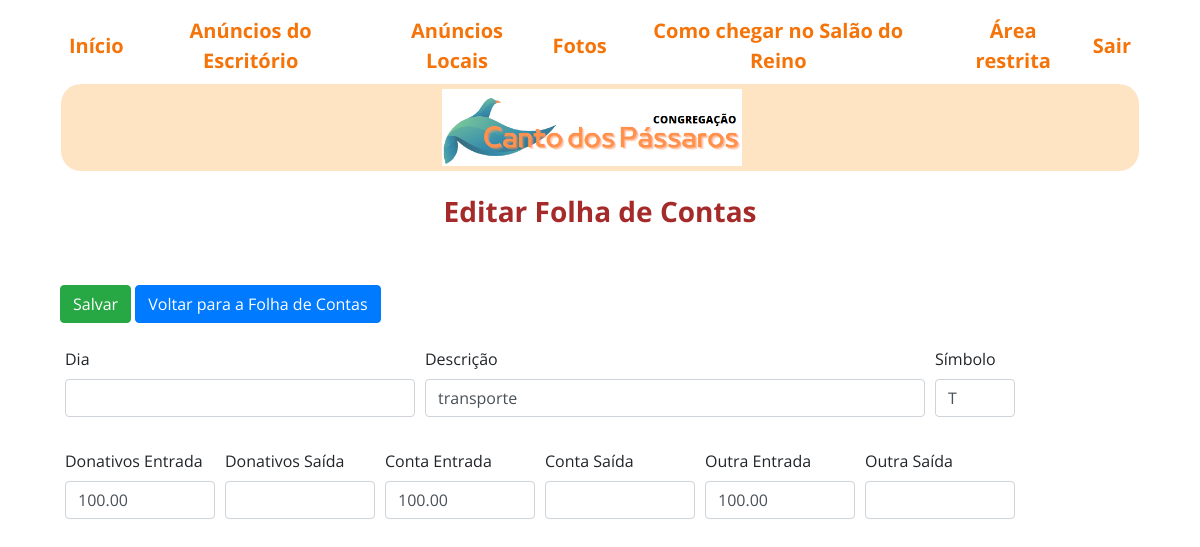
Screenshot of /contas/editar_fc/1 (signed in) with the database file from the repository.
### contas/models.py (models this page shows)
class Contas(models.Model):
    dia = models.IntegerField(blank=True, null=True)
    descrição = models.CharField(max_length=60, blank=True, null=True)
    símbolo = models.CharField(max_length=2, blank=True, null=True)
    donativos_Entrada = models.DecimalField(blank=True, null=True, max_digits = 10, decimal_places = 2)
    donativos_Saída = models.DecimalField(blank=True, null=True, max_digits = 10, decimal_places = 2)
    conta_Entrada = models.DecimalField(blank=True, null=True, max_digits = 10, decimal_places = 2)
    conta_Saída = models.DecimalField(blank=True, null=True, max_digits = 10, decimal_places = 2)
    outra_Entrada = models.DecimalField(blank=True, null=True, max_digits = 10, decimal_places = 2)
    outra_Saída = models.DecimalField(blank=True, null=True, max_digits = 10, decimal_places = 2)

### contas/views.py (the view, shortened to what this page needs)
# urls.py: path('editar_fc/<int:id>', views.editar_fc),
@login_required
def editar_fc(request, id):
    contas = get_object_or_404(Contas, pk=id)
    form = Form_FContas(instance=contas)
    return render(request, 'cp/editar_fc.html', {'form':form ,'contas': contas})

### contas/forms.py
class Form_FContas(forms.ModelForm):
    class Meta:
        model = Contas
        fields = '__all__'

### designacoes/templates/cp/editar_fc.html (shortened to what this page needs)
{% extends 'base.html' %}
{% load crispy_forms_tags %}
{% block content %}
<div class="container">
 <span id='span_h3'><h3>Editar Folha de Contas</h3></span>
  <br>
  <br>
    <form method="post">
        <input type="submit" class="btn btn-success" value="Salvar">
        <a href="/contas/contas" class="btn btn-primary" role="button" aria-pressed="true">Voltar para a Folha de Contas</a>
        <br>
        <br>
       <div class="form-row">
        <div class="form-group" id="grande" >
           {{ form.dia|as_crispy_field }}
       </div>
       <div class="form-group" id="enorme">
           {{ form.descrição|as_crispy_field }}
       </div>
        <div class="form-group" id="simbolo">
          {{ form.símbolo|as_crispy_field }}
      </div>
    </div>
    <div class="form-row">
        <div class="form-group" id="valor">
           {{ form.donativos_Entrada|as_crispy_field }}
         </div>
         <div class="form-group" id="valor">
            {{ form.donativos_Saída|as_crispy_field }}
          </div>
          <div class="form-group" id="valor">
            {{ form.conta_Entrada|as_crispy_field }}
          </div>
          <div class="form-group" id="valor">
            {{ form.conta_Saída|as_crispy_field }}
          </div>
          <div class="form-group" id="valor">
            {{ form.outra_Entrada|as_crispy_field }}
          </div>
          <div class="form-group" id="valor">
            {{ form.outra_Saída|as_crispy_field }}
          </div>
</form>
</div>
{% endblock %}

### static/css/style.css (style rules this page uses)
body { margin: 0; position: relative; height: 100vh; width: 100vw; font-family: 'Open Sans', sans-serif; background-size: cover; }
h3 { font-weight:bolder; text-align: center; color: brown; }
#simbolo { width: 80px; margin-left: 10px; }
#valor { width: 150px; margin-left: 10px; }
#grande { width: 350px; margin-left:10px }
#enorme { width: 500px; margin-left:10px }

### rows the page displays
Contas: descrição "transporte", símbolo "T", donativos_Entrada "100.00", conta_Entrada "100.00", outra_Entrada "100.00"
